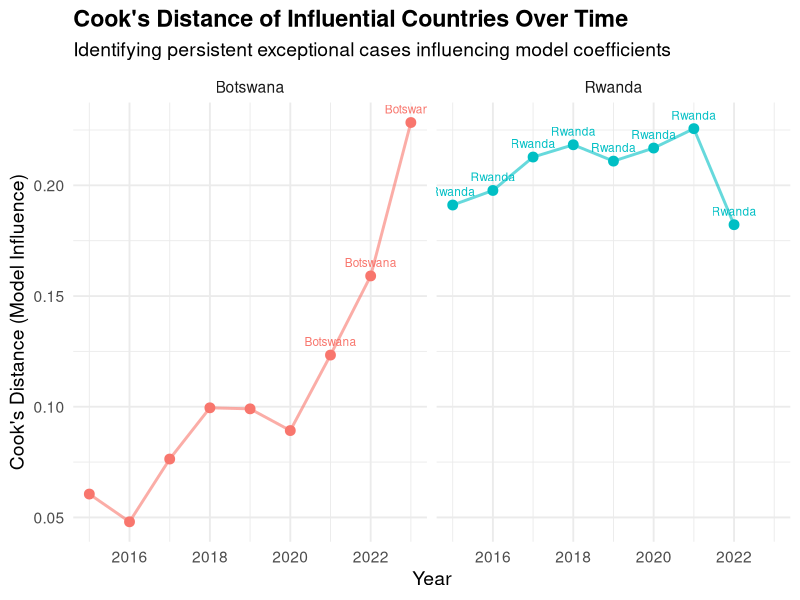
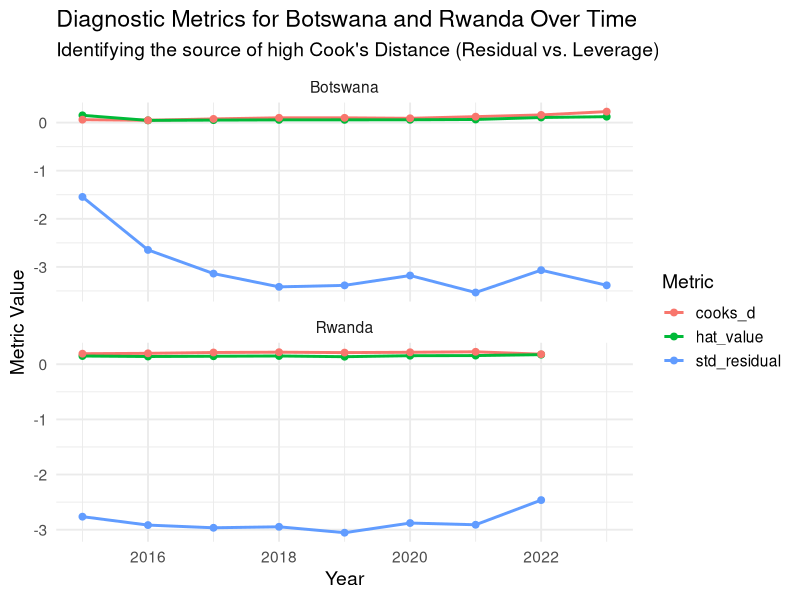
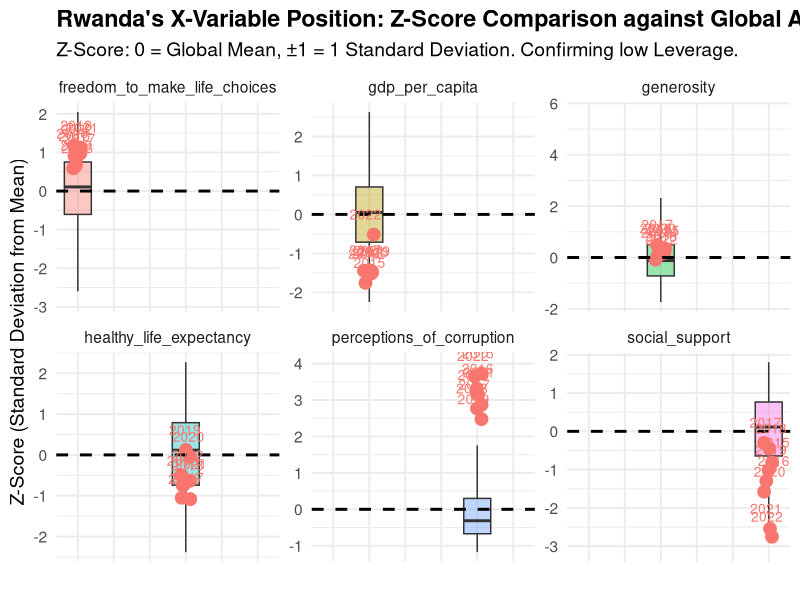
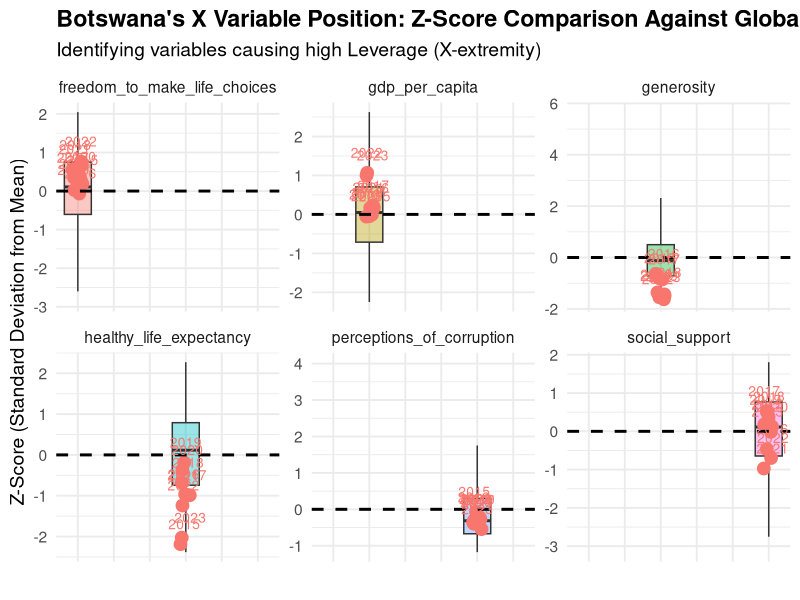

The R source for these figures, in order:
###  initial setting ###

setwd("D:/998.Python/Data-Analysis-Portfolio/project_06_total_happiness_R") 
# data processing
df <- read.csv("data/full_data.csv") 
df$year    <- as.integer(df$year)
df$country <- as.factor(df$country)
df$region  <- as.factor(df$region)
key_vars <- c(
  "happiness_score",
  "gdp_per_capita",
  "social_support",
  "healthy_life_expectancy",
  "freedom_to_make_life_choices",
  "generosity",
  "perceptions_of_corruption"
)

# drop out the missing values
df_clean <- na.omit(df)
df_clean$perceptions_of_corruption[df_clean$perceptions_of_corruption == "N/A"] <- NA
df_clean <- df_clean[complete.cases(df_clean), ]
df_clean$perceptions_of_corruption <- as.numeric(df_clean$perceptions_of_corruption)



# 2015~2022: train , 2023 : test
train_data <- df_clean[df_clean$year <= 2022, ]
test_data  <- df_clean[df_clean$year == 2023, ]

str(df_clean)


# delete duplicate
library(dplyr)
df_clean <- df_clean %>% distinct()



#### Diagnosis ####
#1~3 I analyzed the 1~3(Outliers, Leverage, Influential Point).
library(dplyr)
library(broom)
library(ggplot2)


all_diagnosis_df <- list()
for(year in unique(df_clean$year)) {
  df_year <- df_clean %>% filter(year == !!year)
  
  # linear regression (lm)
  model <- lm(happiness_score ~ gdp_per_capita + social_support + 
                healthy_life_expectancy + freedom_to_make_life_choices + 
                generosity + perceptions_of_corruption,
              data = df_year)
  
  # dependent (k), observation (n)
  k <- length(coef(model)) - 1 # 절편 제외
  n <- nrow(df_year)
  
  # calculate threshold
  leverage_threshold <- 2 * (k + 1) / n
  cooks_d_threshold <- 4 / n
  outlier_threshold <- 3 # 표준화 잔차의 절대값이 3 초과
  
  # calculate
  diag_values <- data.frame(
    country = df_year$country,
    year = year,
    std_residual = rstandard(model),
    hat_value = hatvalues(model),
    cooks_d = cooks.distance(model)
  )
  
  # Is it higher than threshold?
  diag_values <- diag_values %>%
    mutate(
      is_outlier = abs(std_residual) > outlier_threshold,
      is_leverage = hat_value > leverage_threshold,
      is_influential = cooks_d > cooks_d_threshold,
      # Check whether it belongs to at least one of them
      is_problem = is_outlier | is_leverage | is_influential
    )
  
  all_diagnosis_df[[as.character(year)]] <- diag_values
}

# combine all of data
combined_diagnosis_df <- bind_rows(all_diagnosis_df)

# filter
problematic_obs <- combined_diagnosis_df %>%
  filter(is_problem == TRUE) %>%
  select(year, country, std_residual, hat_value, cooks_d, is_outlier, is_leverage, is_influential) %>%
  arrange(year, desc(cooks_d))

## summarize problematic values
print(problematic_obs)



##### create report #####
# install.packages("ggplot2")
library(ggplot2)

# Cook's D를 기준으로 상위 5~10개 국가만 시각화하거나, is_influential=TRUE인 국가만 사용
plot_data <- problematic_obs %>%
  filter(is_influential == TRUE) %>%
  # Cook's D를 기준으로 상위 10개 국가만 선택하여 그래프를 깔끔하게 유지 (선택 사항)
  group_by(country) %>%
  mutate(total_cooks_d = sum(cooks_d)) %>%
  ungroup() %>%
  top_n(10, total_cooks_d)

ggplot(plot_data, aes(x = year, y = cooks_d, color = country)) +
  geom_line(linewidth = 1, alpha = 0.6) +
  geom_point(size = 3) +
  
  # Cook's D가 높은 국가 이름을 점 옆에 표시
  geom_text(aes(label = ifelse(cooks_d > 0.1, as.character(country), "")), 
            vjust = -1, hjust = 0.5, size = 3, check_overlap = TRUE) +
  
  facet_wrap(~ country) + # 국가별로 그래프 분할
  labs(
    title = "Cook's Distance of Influential Countries Over Time",
    subtitle = "Identifying persistent exceptional cases influencing model coefficients",
    x = "Year",
    y = "Cook's Distance (Model Influence)",
    color = "Country"
  ) +
  theme_minimal(base_size = 14) +
  theme(legend.position = "none",
        plot.title = element_text(face = "bold"))



# Dive into Botswana and Rwanda.
library(dplyr)
library(ggplot2)

# filtering 2 countries
target_countries <- c("Botswana", "Rwanda")
target_data <- combined_diagnosis_df %>%
  filter(country %in% target_countries)

# change the form of data (to use in ggplot)
plot_long <- target_data %>%
  select(year, country, std_residual, hat_value, cooks_d) %>%
  tidyr::pivot_longer(
    cols = c(std_residual, hat_value, cooks_d),
    names_to = "Metric",
    values_to = "Value"
  )

# visulization
ggplot(plot_long, aes(x = year, y = Value, color = Metric, group = Metric)) +
  geom_line(linewidth = 1) +
  geom_point(size = 2) +
  facet_wrap(~ country, scales = "free_y", ncol = 1) +
  labs(
    title = "Diagnostic Metrics for Botswana and Rwanda Over Time",
    subtitle = "Identifying the source of high Cook's Distance (Residual vs. Leverage)",
    x = "Year",
    y = "Metric Value"
  ) +
  theme_minimal(base_size = 14)



############ analyze Rwanda ###############

library(dplyr)
library(ggplot2)
library(tidyr)

# Define Independent Variables (X-Variables)
predictors <- c("gdp_per_capita", "social_support", "healthy_life_expectancy", 
                "freedom_to_make_life_choices", "generosity", "perceptions_of_corruption")

# 1. Data Standardization (Z-Score Calculation)
# Z-Score: (Value - Mean) / Standard Deviation. 0 represents the mean.
df_standardized <- df_clean %>%
  # Standardize across all observations for comparative clarity
  mutate(across(all_of(predictors), scale)) %>%
  ungroup()

# 2. Data Preparation: Filter Rwanda and rename groups
comparison_data_std <- df_standardized %>%
  mutate(Group = ifelse(country == "Rwanda", "Rwanda", "All Other Countries")) %>%
  select(Group, country, year, all_of(predictors))

plot_long_std <- comparison_data_std %>%
  tidyr::pivot_longer(
    cols = all_of(predictors),
    names_to = "Variable",
    values_to = "Z_Score"
  )

# 3. Visualization: Box Plot with Rwanda's Z-Scores highlighted
ggplot(plot_long_std, aes(x = Variable, y = Z_Score)) +
  
  # 1. Box Plot (Global Distribution Z-Scores)
  geom_boxplot(aes(fill = Variable), outlier.shape = NA, alpha = 0.4) +
  
  # 2. Rwanda's Z-Scores (Points) - Plotting all years
  geom_point(data = filter(plot_long_std, Group == "Rwanda"), 
             aes(color = Group), 
             size = 4, 
             alpha = 1,
             position = position_jitter(width = 0.15)) +
  
  # 3. Y=0 line (Global Average)
  geom_hline(yintercept = 0, linetype = "dashed", color = "black", linewidth = 1) +
  
  # 4. Labels: Label Rwanda's points with the year
  geom_text(data = filter(plot_long_std, Group == "Rwanda"),
            aes(label = year, color = Group),
            vjust = -1.5, size = 3.5, position = position_jitter(width = 0.15)) +
  
  # 5. Facet Wrap
  facet_wrap(~ Variable, scales = "free_y", ncol = 3) +
  
  labs(
    title = "Rwanda's X-Variable Position: Z-Score Comparison against Global Average",
    subtitle = "Z-Score: 0 = Global Mean, ±1 = 1 Standard Deviation. Confirming low Leverage.",
    x = "", 
    y = "Z-Score (Standard Deviation from Mean)"
  ) +
  theme_minimal(base_size = 14) +
  theme(
    axis.text.x = element_blank(), 
    axis.ticks.x = element_blank(),
    plot.title = element_text(face = "bold"),
    legend.position = "none"
  )



### Analyze Botswana ###################
library(dplyr)
library(ggplot2)
library(tidyr)

# Define Independent Variables (X-Variables)
predictors <- c("gdp_per_capita", "social_support", "healthy_life_expectancy", 
                "freedom_to_make_life_choices", "generosity", "perceptions_of_corruption")

# 1. Data Standardization (Z-Score Calculation)
# Z-Score: (Value - Mean) / Standard Deviation. 0 represents the mean.
df_standardized <- df_clean %>%
  mutate(across(all_of(predictors), scale)) %>%
  ungroup()

# 2. Data Preparation: Filter Botswana data
comparison_data_std <- df_standardized %>%
  mutate(Group = ifelse(country == "Botswana", "Botswana", "All Other Countries")) %>%
  select(Group, country, year, all_of(predictors))

plot_long_std <- comparison_data_std %>%
  tidyr::pivot_longer(
    cols = all_of(predictors),
    names_to = "Variable",
    values_to = "Z_Score"
  )

# 3. Visualization: Box Plot with Botswana's Z-Scores highlighted
ggplot(plot_long_std, aes(x = Variable, y = Z_Score)) +
  
  # 1. Box Plot (Global Distribution Z-Scores)
  geom_boxplot(aes(fill = Variable), outlier.shape = NA, alpha = 0.4) +
  
  # 2. Botswana's Z-Scores (Points) - Plotting all years
  geom_point(data = filter(plot_long_std, Group == "Botswana"), 
             aes(color = Group), 
             size = 4, 
             alpha = 1,
             position = position_jitter(width = 0.15)) +
  
  # 3. Y=0 line (Global Average)
  geom_hline(yintercept = 0, linetype = "dashed", color = "black", linewidth = 1) +
  
  # 4. Labels: Label Botswana's points with the year
  geom_text(data = filter(plot_long_std, Group == "Botswana"),
            aes(label = year, color = Group),
            vjust = -1.5, size = 3.5, position = position_jitter(width = 0.15)) +
  
  # 5. Facet Wrap
  facet_wrap(~ Variable, scales = "free_y", ncol = 3) +
  
  labs(
    title = "Botswana's X Variable Position: Z-Score Comparison Against Global Average",
    subtitle = "Identifying variables causing high Leverage (X-extremity)",
    x = "", 
    y = "Z-Score (Standard Deviation from Mean)"
  ) +
  theme_minimal(base_size = 14) +
  theme(
    axis.text.x = element_blank(), 
    axis.ticks.x = element_blank(),
    plot.title = element_text(face = "bold"),
    legend.position = "none"
  )
